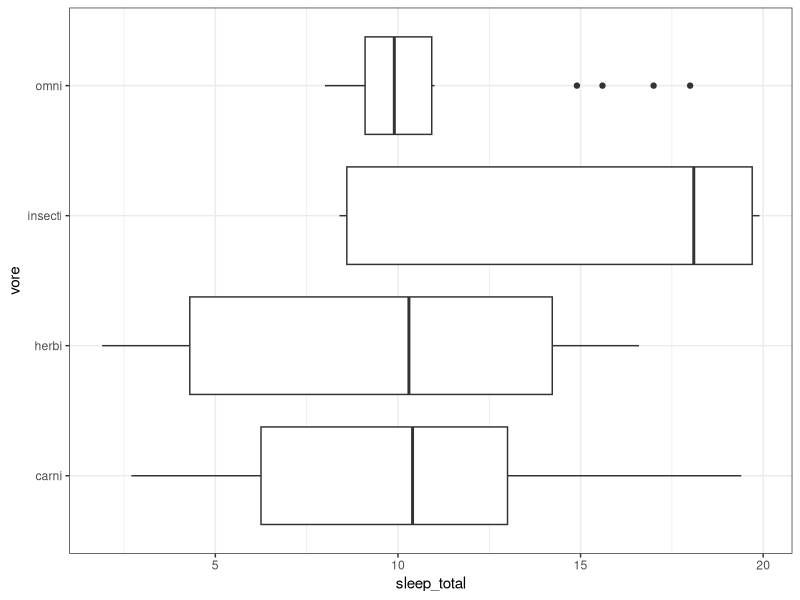
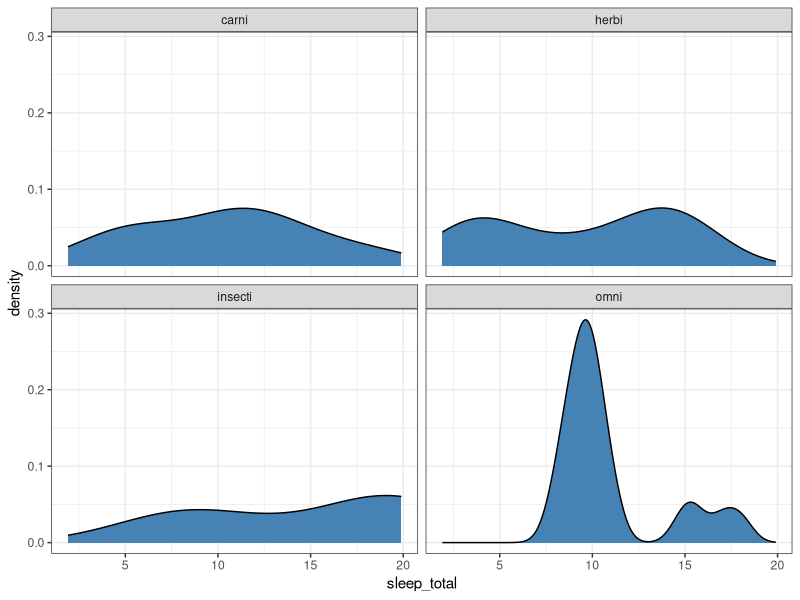
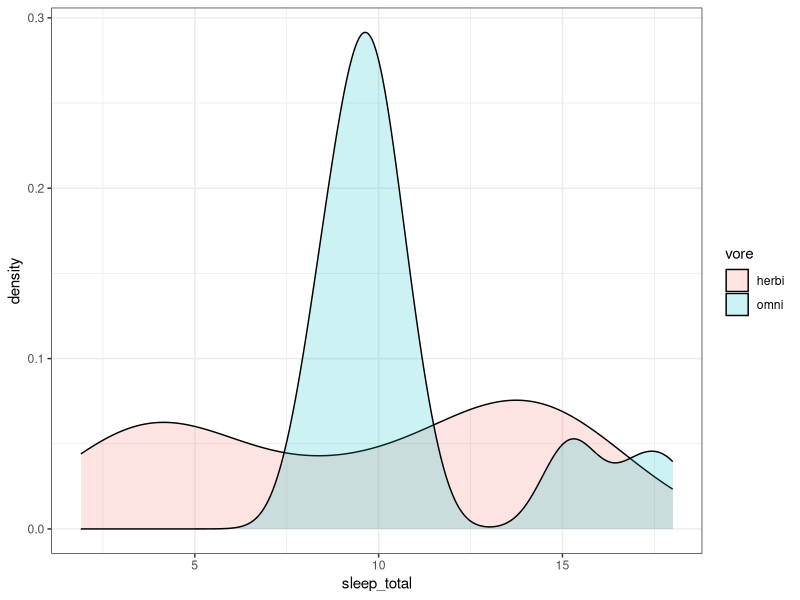
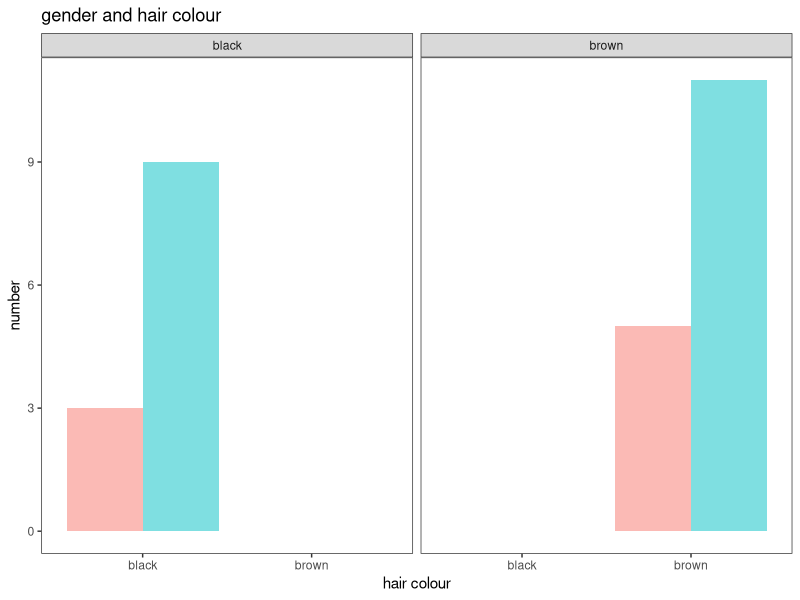

R code for these plots, in order:
library(tidyverse)
View(msleep)
msleep %>% 
  drop_na(vore) %>% 
  ggplot(aes(vore,sleep_total))+
  geom_boxplot()+
  coord_flip()+
  theme_bw()

msleep %>% 
  drop_na(vore) %>% 
  ggplot(aes(sleep_total))+
  geom_density(fill="steelblue")+
  facet_wrap(~vore)+
  theme_bw()


msleep %>% 
  drop_na(vore) %>% 
  #filter(vore=="herbi"| vore=="omni") %>% 
  filter(vore %in% c("herbi","omni")) %>% 
  ggplot(aes(fill=vore,sleep_total))+
  geom_density(alpha=0.2)+
  theme_bw()



View(starwars)
starwars %>% 
  filter(hair_color %in% c("black","brown")) %>% 
  drop_na(sex) %>% 
  ggplot(aes(hair_color,fill = sex))+
  geom_bar(position = "dodge",alpha=0.5)+
  facet_wrap(~hair_color)+
  theme_bw()+
  theme(panel.grid.major = element_blank(),
        panel.grid.minor = element_blank(),
        legend.position = "none")+
  labs(title = "gender and hair colour",x="hair colour",y="number")
